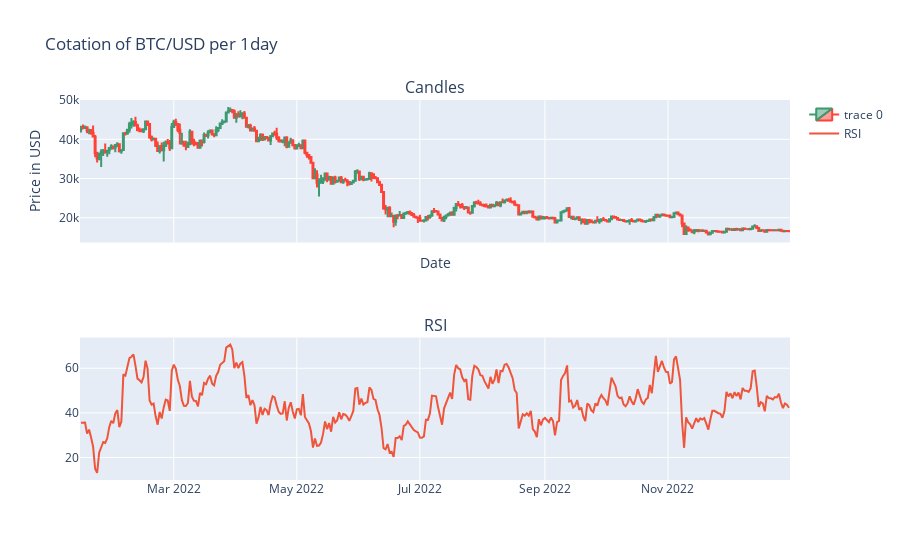

Source (notebook cell):
### Markdown cell above
#### RSI Indicator :

### Code cell
indicator = 'RSI'
visualize_with_indicator(final_data, symbol, interval, indicator)

### Figure 1 — Plotly figure (JSON) as saved in the notebook; plotly's stock layout.template omitted (floating-point values rounded to 4 significant figures; data arrays with more than 128 entries replaced by an {"elided": "..."} marker saying what was removed)
{"data": [{"close": {"elided": "352 float values"}, "high": {"elided": "352 float values"}, "low": {"elided": "352 float values"}, "open": {"elided": "352 float values"}, "type": "candlestick", "x": {"elided": "352 str values"}, "xaxis": "x", "yaxis": "y"}, {"mode": "lines", "name": "RSI", "type": "scatter", "x": {"elided": "352 str values"}, "xaxis": "x2", "y": {"elided": "352 float values"}, "yaxis": "y2"}], "layout": {"annotations": [{"font": {"size": 16}, "showarrow": false, "text": "Candles", "x": 0.5, "xanchor": "center", "xref": "paper", "y": 1, "yanchor": "bottom", "yref": "paper"}, {"font": {"size": 16}, "showarrow": false, "text": "RSI", "x": 0.5, "xanchor": "center", "xref": "paper", "y": 0.375, "yanchor": "bottom", "yref": "paper"}], "title": {"text": "Cotation of BTC/USD per 1day"}, "xaxis": {"anchor": "y", "domain": [0, 1], "matches": "x2", "rangeslider": {"visible": false}, "showticklabels": false, "title": {"text": "Date"}}, "xaxis2": {"anchor": "y2", "domain": [0, 1]}, "yaxis": {"anchor": "x", "domain": [0.625, 1], "title": {"text": "Price in USD"}}, "yaxis2": {"anchor": "x2", "domain": [0, 0.375]}}}
